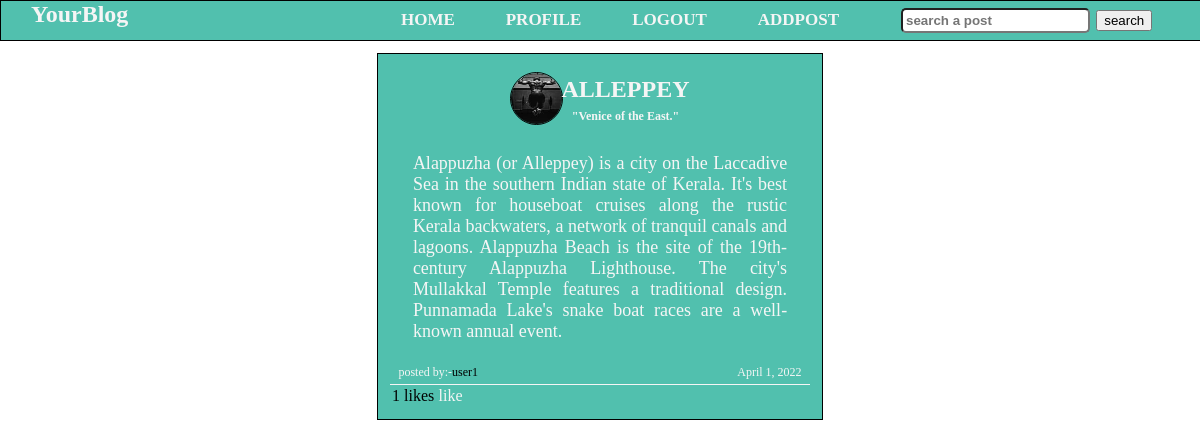
The app's page /post/9 (signed in) with its own data.
### blog/models.py (models this page shows, shortened)
class Blogpost(models.Model):
	blog_id = models.AutoField(primary_key=True)
	user = models.ForeignKey(User, on_delete=models.CASCADE)
	title = models.CharField(max_length=30)
	sub_title = models.CharField(max_length=50)
	content = models.TextField(max_length=500)
	likes = models.IntegerField(default=0)
	date = models.DateField(auto_now_add=True)
	class Meta:
		ordering = ['blog_id']

### users/models.py (models this page shows, shortened)
class Profile(models.Model):
	user = models.OneToOneField(User, on_delete=models.CASCADE)
	first_name = models.CharField(max_length=50,default="first name")
	last_name = models.CharField(max_length=50, default="last name")
	age = models.CharField(max_length=2,default="age")
	about = models.CharField(max_length=50, default="about me")
	state = models.CharField(max_length=20,default="state")
	image = models.ImageField(default='profile_pics/default.jpg', upload_to='profile_pics')

### blog/views.py (the view)
# urls.py: path('post/<str:postid>', views.post_with_id, name='post'),
def post_with_id(request,postid):
	post = Blogpost.objects.get(blog_id=postid)
	if request.user.username:
		liked_blogs = request.user.preferences_set.all()
		liked_blogs = [b.blog for b in liked_blogs]
	else:
		liked_blogs = ''
	context = {
		'post' : post,
		'liked_blogs' : liked_blogs
	}
	return render(request, 'blog/user_list.html',context)

### blog/templates/blog/user_list.html
{% extends 'blog/home.html' %}
{% load static %}
{% block css%}
<link rel="stylesheet" type="text/css" href="{% static 'blog/css/userlist.css'%}">
<link rel="stylesheet" type="text/css" href="{% static 'blog/css/home.css'%}">
{% endblock %}
{% block content %}
{% if post_list %}
<div class="main">
  <div class="container">
    <div class="upper-wrapper">
        <div class="upper-wrapper">USER AND THEIR BLOGS</div>
    </div>
    {% for i in post_list %}
    <a href="{% url 'userprofile' i.0 %}">
      <div class="wrapper">
        <div class="user-name">{{ i.0 }}</div>
        <div class="arrow">---></div>
        <div class="posts">{{ i.1 }}</div>
      </div></a>
    {% endfor %}
  </div>
</div>
{% else %}
<div class="main">
    <div class="container">
        <div class="upper-wrapper">
                <div class="userimage">
                <a href="{% url 'userprofile' post.user.username %}"><img src={{ post.user.profile.image.url }}></a>
                </div>
                <div class="lower-wrapper">
                <div class="title"><span>{{ post.title }}</span></div>
                <div class="subtitle"><p>{{ post.sub_title}}</p></div>
                </div>
            </div>
            <div class="content"><p>{{ post.content }}</p></div>
        <div class="userdetail">
            <p>posted by:-<a href="{% url 'userprofile' post.user.username %}">{{ post.user }}</a></p>
            <p>{{ post.date }}</p>
        </div>
          <div class="bottom-wrapper">
            <div class="likelike" >{{ post.likes }} likes</div>
                {% if post in liked_blogs %}
                    <a class="likelike" href="{% url 'unlike-post' post.blog_id %}"><div class="like">unlike</div></a>
                {% else %}
           <a class="likelike" href="{% url 'like-post' post.blog_id %}"><div class="like">like</div></a>
            {% endif %}
    </div>
</div>
{% endif %}
{% endblock %}

### staticfiles/blog/css/base.css (style rules this page uses)
body { margin: 0; padding: 0; overflow-x: hidden; font-size: 1em; }
* { list-style: none; text-decoration: none; color: whitesmoke; }
.main { margin: 1% auto; text-align: center; display: flex; justify-content: center; }
.userdetail { font-size: 1vw; padding: 0% 2%; line-height: 0%; display: flex; flex-direction: row; justify-content: space-between; }
.userdetail a { cursor: pointer; color: black; }
.container { display: inline-block; width: 35%; background-color: rgb(81, 192, 174); padding: 1% 1%; border: 1px solid black; }
.title { font-size: 2vw; line-height: 1; font-weight: bolder; }
.subtitle { font-weight: bold; font-size: 1vw; line-height: 0.5; }
.content { margin: 0 5%; font-size: 1.5vw; color: whitesmoke; }
.content p { padding: 0 0.5%; text-justify: distribute-all-lines; text-align: justify; }
.userimage { width: 51px; height: auto; border-radius: 50%; display: inline-block; }
img { border: 1px solid black; width: 100%; height: auto; border-radius: 50%; }
.upper-wrapper { width: 80%; display: flex; align-items: center; justify-content: space-around; }

### blog/static/blog/css/userlist.css (style rules this page uses)
.upper-wrapper { width: 100%; font-size: 2.5rem; display: flex; justify-content: center; color: ; margin: 1.5% 0; }
.bottom-wrapper { display: flex; justify-content: space-between; font-size: 1rem; border-top: 0.2px solid whitesmoke; }

### blog/static/blog/css/home.css (style rules this page uses)
.bottom-wrapper { display: flex; justify-content: flex-start; font-size: 1rem; }
.likelike { margin: 0.5%; color: black; }

### records on screen
Blogpost: user.profile.image (picture), title "ALLEPPEY", sub_title "\"Venice of the East.\"", content "Alappuzha (or Alleppey) is a city on the Laccadive Sea in the southern Indian state of Kerala. It's best known for houseboat cruises along the rustic Kerala backwaters, a network of tranquil canals and lagoons. Alappuzha Beach is the site of the 19th-century Alappuzha Lighthouse. The city's Mullakkal Temple features a traditional design. Punnamada Lake's snake boat races are a well-known annual event.", user "user1", date "April 1, 2022", likes "1"
